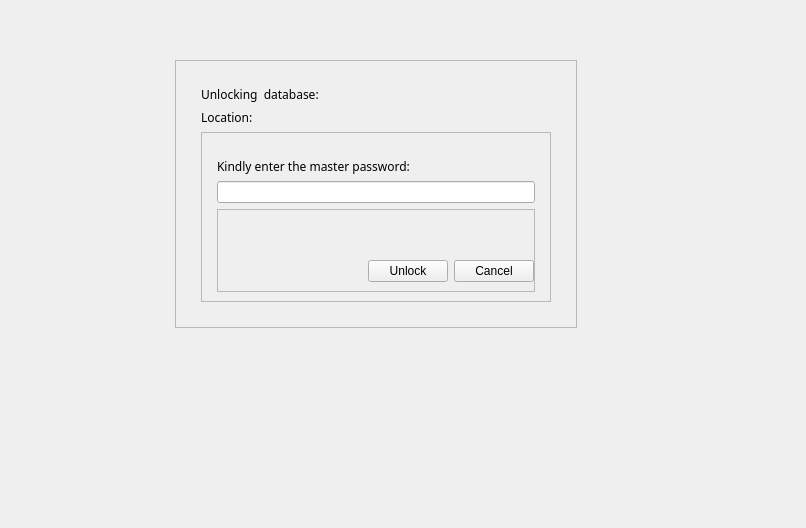
<?xml version="1.0" encoding="UTF-8"?>
<ui version="4.0">
 <class>Form</class>
 <widget class="QWidget" name="Form">
  <property name="geometry">
   <rect>
    <x>0</x>
    <y>0</y>
    <width>806</width>
    <height>524</height>
   </rect>
  </property>
  <property name="windowTitle">
   <string>Form</string>
  </property>
  <property name="windowIcon">
   <iconset resource="resources.qrc">
    <normaloff>:/Icons/Logo.svg</normaloff>:/Icons/Logo.svg</iconset>
  </property>
  <layout class="QVBoxLayout" name="verticalLayout">
   <property name="leftMargin">
    <number>175</number>
   </property>
   <property name="topMargin">
    <number>60</number>
   </property>
   <property name="rightMargin">
    <number>100</number>
   </property>
   <property name="bottomMargin">
    <number>200</number>
   </property>
   <item>
    <widget class="QFrame" name="frame">
     <property name="sizePolicy">
      <sizepolicy hsizetype="Maximum" vsizetype="Maximum">
       <horstretch>0</horstretch>
       <verstretch>0</verstretch>
      </sizepolicy>
     </property>
     <property name="frameShape">
      <enum>QFrame::StyledPanel</enum>
     </property>
     <property name="frameShadow">
      <enum>QFrame::Raised</enum>
     </property>
     <layout class="QVBoxLayout" name="verticalLayout_2">
      <property name="leftMargin">
       <number>25</number>
      </property>
      <property name="topMargin">
       <number>25</number>
      </property>
      <property name="rightMargin">
       <number>25</number>
      </property>
      <property name="bottomMargin">
       <number>25</number>
      </property>
      <item>
       <widget class="QLabel" name="lbl_unlockFileName">
        <property name="font">
         <font>
          <family>HYWenHei</family>
         </font>
        </property>
        <property name="text">
         <string>Unlocking &lt;filename&gt; database:</string>
        </property>
       </widget>
      </item>
      <item>
       <widget class="QLabel" name="lbl_unlockFileDir">
        <property name="font">
         <font>
          <family>HYWenHei</family>
         </font>
        </property>
        <property name="text">
         <string>Location: &lt;insert text here&gt;</string>
        </property>
        <property name="margin">
         <number>0</number>
        </property>
        <property name="indent">
         <number>0</number>
        </property>
       </widget>
      </item>
      <item>
       <widget class="QFrame" name="frame_Fields">
        <property name="autoFillBackground">
         <bool>false</bool>
        </property>
        <property name="frameShape">
         <enum>QFrame::StyledPanel</enum>
        </property>
        <property name="frameShadow">
         <enum>QFrame::Raised</enum>
        </property>
        <layout class="QVBoxLayout" name="verticalLayout_3">
         <property name="leftMargin">
          <number>15</number>
         </property>
         <property name="topMargin">
          <number>25</number>
         </property>
         <property name="rightMargin">
          <number>15</number>
         </property>
         <item alignment="Qt::AlignLeft|Qt::AlignVCenter">
          <widget class="QLabel" name="label_2">
           <property name="font">
            <font>
             <family>HYWenHei</family>
            </font>
           </property>
           <property name="text">
            <string>Kindly enter the master password:</string>
           </property>
           <property name="margin">
            <number>0</number>
           </property>
          </widget>
         </item>
         <item>
          <widget class="QLineEdit" name="lineEdit_MasterPasswd"/>
         </item>
         <item>
          <widget class="QFrame" name="frame_2">
           <property name="sizePolicy">
            <sizepolicy hsizetype="Minimum" vsizetype="Minimum">
             <horstretch>0</horstretch>
             <verstretch>0</verstretch>
            </sizepolicy>
           </property>
           <property name="frameShape">
            <enum>QFrame::StyledPanel</enum>
           </property>
           <property name="frameShadow">
            <enum>QFrame::Raised</enum>
           </property>
           <layout class="QHBoxLayout" name="horizontalLayout">
            <property name="leftMargin">
             <number>150</number>
            </property>
            <property name="topMargin">
             <number>50</number>
            </property>
            <property name="rightMargin">
             <number>0</number>
            </property>
            <item>
             <widget class="QPushButton" name="pushButton">
              <property name="text">
               <string>Unlock</string>
              </property>
             </widget>
            </item>
            <item>
             <widget class="QPushButton" name="pushButton_2">
              <property name="text">
               <string>Cancel</string>
              </property>
             </widget>
            </item>
           </layout>
          </widget>
         </item>
        </layout>
       </widget>
      </item>
     </layout>
    </widget>
   </item>
  </layout>
 </widget>
 <resources>
  <include location="resources.qrc"/>
 </resources>
 <connections/>
</ui>
